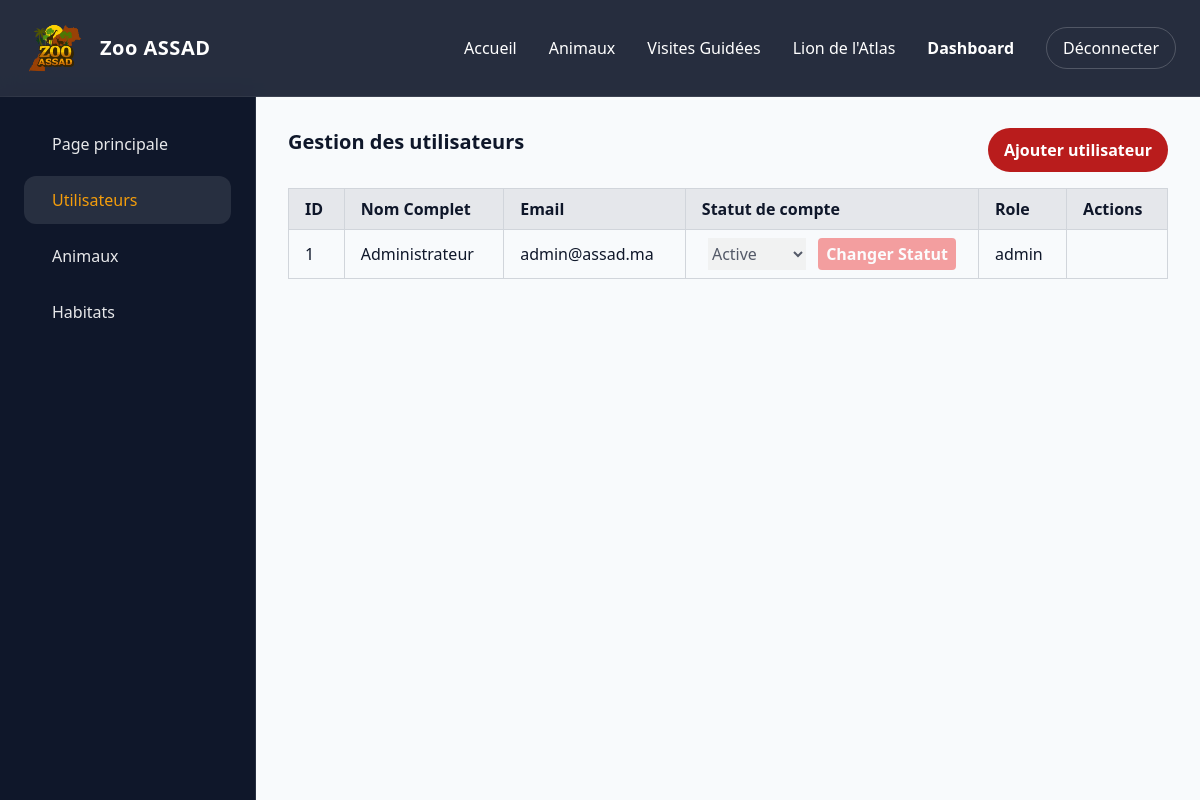
/pages/admin/manage_users.php (signed in), run on the app's committed database.
### tables this page shows
CREATE TABLE utilisateurs (
    id_utilisateur INT AUTO_INCREMENT PRIMARY KEY,
    nom_complet VARCHAR(50) NOT NULL,
    email VARCHAR(256) UNIQUE NOT NULL,
    `role` ENUM('admin','visiteur','guide') NOT NULL,
    mot_de_passe VARCHAR(255) NOT NULL,
    statut_de_compet ENUM('active','blocked','en_attente') DEFAULT 'active'
);

### pages/admin/manage_users.php (the view, shortened to what this page needs)
<?php
require_once '../../config/db.php';
$users = $connexion->query("SELECT * FROM utilisateurs order by id_utilisateur desc");
?>
<!DOCTYPE html>
<html lang="fr">
<head>
  <script src="https://cdn.tailwindcss.com"></script>
  <script src="../../assets/js/tailwind-config.js"></script>
  <link rel="stylesheet" href="../../assets/css/style.css">
  <link href='https://cdn.boxicons.com/3.0.6/fonts/basic/boxicons.min.css' rel='stylesheet'>
</head>
<body class="bg-light text-dark font-sans">
<?php
  require '../layouts/header.php';
  ?>
  <div class="flex pt-24">
    <aside class="fixed left-0 top-24 h-[calc(100vh-6rem)] w-64 bg-dark text-white border-r border-white/10">
      <div class="p-6">
        <a href="dashboard.php" class="flex items-center gap-3 px-4 py-3 rounded-xl
                    font-medium text-white/90
                    hover:bg-white/10 hover:text-accent
                    transition-all duration-300 group  mb-2">
          <span>Page principale</span>
        </a>
        <a href="manage_users.php" class="flex items-center gap-3 px-4 py-3 rounded-xl
                     bg-white/10 text-accent font-medium
                    hover:bg-white/10 hover:text-accent
                    transition-all duration-300 group mb-2">
          <span>Utilisateurs</span>
        </a>
        <a href="manage_animals.php" class="flex items-center gap-3 px-4 py-3 rounded-xl
                    text-white/90 font-medium
                    hover:bg-white/10 hover:text-accent
                    transition-all duration-300 group mb-2">
          <span>Animaux</span>
        </a>
        <a href="manage_habitats.php" class="flex items-center gap-3 px-4 py-3 rounded-xl
                    text-white/90 font-medium
                    hover:bg-white/10 hover:text-accent
                    transition-all duration-300 group mb-2">
          <span>Habitats</span>
        </a>
      </div>
    </aside>
    <main class="ml-64 w-full p-8">
      <div class="flex justify-between mb-4">
        <h2 class="text-xl font-bold mb-4">Gestion des utilisateurs</h2>
        <button onclick="afficher_modal('s-inscrire-form')"
          class="bg-red-700 text-white px-4 rounded-full font-semibold hover:scale-105 transition-all">Ajouter
          utilisateur</button>
      </div>
      <table class="w-full text-left border-collapse">
        <thead class="bg-gray-200">
          <tr>
            <th class="px-4 py-2 border border-gray-300">ID</th>
            <th class="px-4 py-2 border border-gray-300">Nom Complet</th>
            <th class="px-4 py-2 border border-gray-300">Email</th>
            <th class="px-4 py-2 border border-gray-300">Statut de compte</th>
            <th class="px-4 py-2 border border-gray-300">Role</th>
            <th class="px-4 py-2 border border-gray-300">Actions</th>
          </tr>
        </thead>
        <tbody>
          <?php while ($user = $users->fetch_assoc()): ?>
            <tr class="hover:bg-gray-100">
              <td class="px-4 py-2 border border-gray-300"><?= $user['id_utilisateur']; ?></td>
              <td class="px-4 py-2 border border-gray-300"><?= $user['nom_complet']; ?></td>
              <td class="px-4 py-2 border border-gray-300"><?= $user['email']; ?></td>
              <td class="px-4 py-2 border border-gray-300">
                <form action="../../actions/user_crud.php?id=<?= $user['id_utilisateur']; ?>" method="POST"
                  class="flex justify-around">
                  <select <?= $user['role'] === 'admin' ? 'disabled' : '' ?> name="statut_de_compet">
                    <option value="active" <?= $user['statut_de_compet'] === 'active' ? 'selected' : '' ?>>Active</option>
                  </select>
                  <button type="submit" name="changer_status"
                    style="<?= $user['role'] === 'admin' ? 'pointer-events:none; opacity:0.5; cursor:not-allowed;' : '' ?>"
                    class="bg-red-500 text-white px-2 py-1  rounded font-semibold hover:scale-105 transition-all">Changer
                    Statut</button>
                </form>
              </td>
              <td class="px-4 py-2 border border-gray-300"><?= $user['role']; ?></td>
              <td class="px-4 py-2 border border-gray-300">
              </td>
            </tr>
          <?php endwhile; ?>
        </tbody>
      </table>
    </main>
  </div>
</body>
</html>

### assets/css/style.css (style rules this page uses)
* { box-sizing: border-box; }
body { overflow-x: hidden; }

### data on the page
utilisateurs: id_utilisateur "1", nom_complet "Administrateur", email "admin@assad.ma", statut_de_compet "Active", role "admin"
